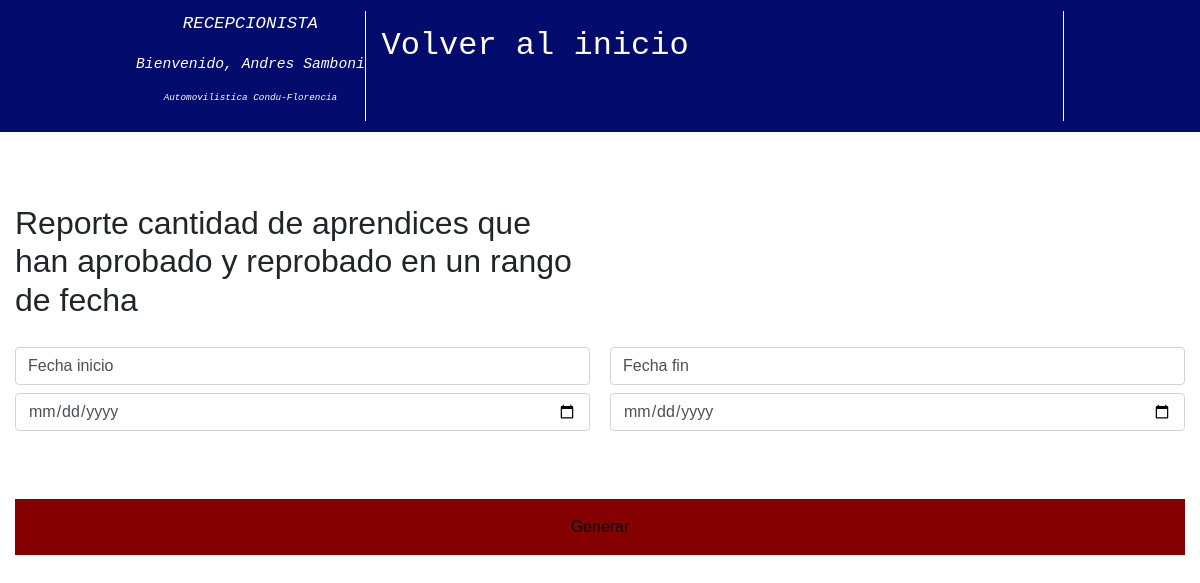
Page /reportecantidadaprendicesmatriculadosyaprobadosporfecha.php (signed in) on the committed database.
### tables this page shows
CREATE TABLE `rol` (
  `idrol` int(11) NOT NULL,
  `nombre` varchar(30) DEFAULT NULL
);

CREATE TABLE `usuario` (
  `numerodocumento` varchar(20) NOT NULL,
  `nombre` varchar(20) DEFAULT NULL,
  `apellido` varchar(20) DEFAULT NULL,
  `direccion` varchar(20) DEFAULT NULL,
  `telefono` varchar(10) DEFAULT NULL,
  `celular` varchar(10) DEFAULT NULL,
  `email` varchar(40) DEFAULT NULL,
  `contraseña` varchar(100) DEFAULT NULL,
  `idrol` int(11) DEFAULT NULL,
  `idtipodocumento` int(11) DEFAULT NULL,
  `idtiposangre` int(11) DEFAULT NULL,
  `idrh` int(11) DEFAULT NULL,
  `nombre2` varchar(20) DEFAULT NULL,
  `apellido2` varchar(20) DEFAULT NULL,
  `idgenero` int(11) DEFAULT NULL,
  `fecha` date DEFAULT NULL
);

CREATE TABLE `empresa` (
  `nit` varchar(20) NOT NULL,
  `nombre` varchar(60) DEFAULT NULL,
  `direccion` varchar(20) DEFAULT NULL,
  `mision` varchar(500) DEFAULT NULL,
  `vision` varchar(500) DEFAULT NULL,
  `telefono` varchar(20) DEFAULT NULL
);

### reportecantidadaprendicesmatriculadosyaprobadosporfecha.php (the view, shortened to what this page needs)
<?php
include "final.php";
$varse = $_SESSION['numerodocumento'];
$consu="SELECT * from usuario where numerodocumento=$varse";
$r=mysqli_query($conexion, $consu);
$f=mysqli_fetch_array($r);
$consulta="SELECT * from empresa";
$resultado=mysqli_query($conexion, $consulta);
$nombre=mysqli_fetch_array($resultado);
$rol=$_SESSION['rol'];
?>
<html>
<link rel="stylesheet" type="text/css" href="bootstrap/css/bootstrap.css">
<link rel="stylesheet" type="text/css" href="est.css">
<link rel="stylesheet" type="text/css" href="estilo.css">
<header>
  <div id="nav" style="color: #fff; font-style: italic" title="<?php echo ['nombre'];?>">
            <nav class="menu">
                <ul>
                <li>
                 <p style="color:#ffffff; font-size:13pt; text-align:center; font-family:monospace">
               <?php
                   $cons="SELECT rol.nombre from rol where idrol=$rol";
                   $res=mysqli_query($conexion, $cons);
                    $c=mysqli_fetch_array($res);
                     echo $c['nombre'];
               ?>
              </p>
            <p style="color:#ffffff; font-size:11pt; text-align:center; font-family:monospace">
                   Bienvenido, <?php echo $f['nombre'] . " ". $f['apellido']?>
            </p>
            <p style="color:#ffffff; font-size:7pt; text-align:center; font-family:monospace">
            <?php echo "$nombre[nombre]"?>
            </p>
         </li>
		 <li><form action="menuu.php" method="POST">
      <button class="s" style="color:#ffffff; font-size:11pt; text-align:center; font-family:monospace" ><h2>Volver al inicio</h2></button>
  </form></li>
            </ul>
            </nav>
  </div>
</header>
<div class="contain">
      <br><br><br>
      <form action="raprendicesquehancursadoyaprobadoporfecha.php" method="post">
      <h2>Reporte cantidad de aprendices que han aprobado y reprobado en un rango de fecha</h2>
      <br><br>
        <form action="">
        <p>
            <label for="" class="form-control">Fecha inicio</label>
            <input class="form-control" type="date" name="fi" required>
          </p>
          <p>
            <label for="" class="form-control" require>Fecha fin</label>
            <input class="form-control" type="date" name="ff" required>
          </p>
          <p class="full-width">
          <br><br>
            <button>Generar</button>
          </p>
        </form>
      </div>
  </html>

### est.css (style rules this page uses)
header { width: 100%; background: #040285; }
.menu ul { margin: 0; list-style: none; padding: 0; display: flex; justify-content: center; }
.menu li { border-right: 1px solid #fff; }

### estilo.css (style rules this page uses)
* { margin:0; box-sizing: border-box; }
header { width:100%; padding: 10px; background: #030c6d; border: 1px solid #030c6d; justify-content:center; }
.contain { max-width: 1170px; margin-left: auto; margin-right: auto; padding: 1em; }
@media (min-width: 600px) { .contain { padding: 0; } }
h3, ul { margin: 0; }
input, textarea, button { width: 100%; border: 1px solid #000; }
ul { list-style: none; padding: 0; }
form { display: grid; grid-template-columns: 1fr 1fr; grid-gap: 20px; }
form label { display: block; }
form p { margin: 0; }
.full-width { grid-column: 1 / 3; }
button, input, textarea { padding: 1em; }
.s { background: #030c6d; margin-top: auto; color:white; border: 1px solid #030c6d; justify-content:center; }
button { background: rgb(133, 0, 0); width: 100%; border: 0; }

### rows in the picture
rol: nombre "RECEPCIONISTA"
usuario: nombre "Andres", apellido "Samboni"
empresa: nombre "Automovilistica Condu-Florencia"
